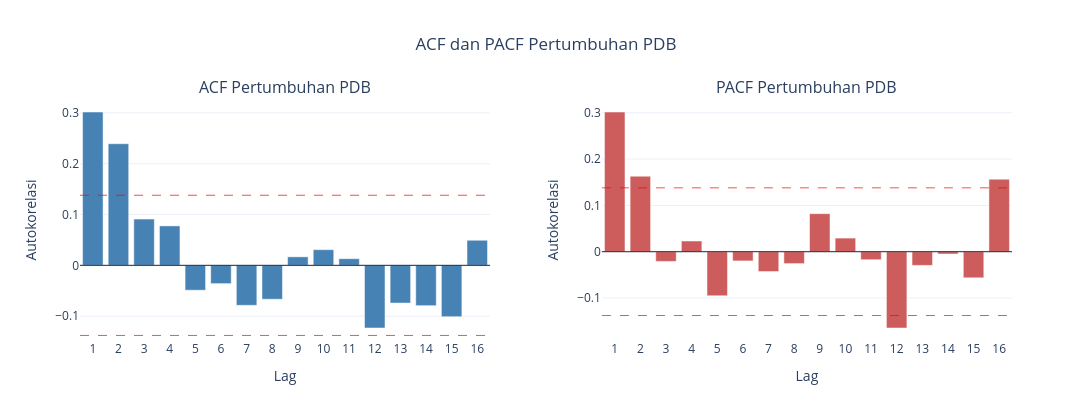

Notebook cell for this chart:
### Markdown cell above
---
## 4. Mengamati Grafik ACF dan PACF

Setelah deret stasioner, struktur ketergantungannya dibaca dari dua grafik:

- **ACF** $\rho_k$: korelasi antara $y_t$ dan $y_{t-k}$ (termasuk pengaruh tidak langsung lewat lag di antaranya).
- **PACF** $\phi_{kk}$: korelasi antara $y_t$ dan $y_{t-k}$ **setelah** pengaruh lag 1, …, k−1 dihilangkan.

Pita biru adalah batas signifikansi kira-kira $\pm 1{,}96/\sqrt{T}$. Yang diperhatikan: lag mana yang **signifikan**, apakah pola
**terpotong** (*cut off*, tiba-tiba masuk pita) atau **meluruh** (*tails off*, berkurang perlahan/sinusoidal), dan — untuk data
musiman — perilaku di lag **m, 2m, 3m**.

### 4.1 Pertumbuhan PDB riil AS

### Code cell
import numpy as np
import plotly.graph_objects as go
from plotly.subplots import make_subplots
from statsmodels.tsa.stattools import acf, pacf

# Menghitung ACF dan PACF
lags = 16
acf_values = acf(gdp_g, nlags=lags)
pacf_values = pacf(gdp_g, nlags=lags, method='ywm')

# Pita signifikansi 95%
band = 1.96 / np.sqrt(len(gdp_g))

# Lag
lag_values = np.arange(1, lags + 1)

# Membuat subplot
fig = make_subplots(
    rows=1, cols=2,
    subplot_titles=[
        'ACF Pertumbuhan PDB',
        'PACF Pertumbuhan PDB'
    ],
    horizontal_spacing=0.12
)

# ACF
fig.add_trace(
    go.Bar(
        x=lag_values,
        y=acf_values[1:],
        name='ACF',
        marker_color='steelblue',
        hovertemplate='Lag: %{x}<br>ACF: %{y:.3f}<extra></extra>'
    ),
    row=1, col=1
)

# PACF
fig.add_trace(
    go.Bar(
        x=lag_values,
        y=pacf_values[1:],
        name='PACF',
        marker_color='indianred',
        hovertemplate='Lag: %{x}<br>PACF: %{y:.3f}<extra></extra>'
    ),
    row=1, col=2
)

# Garis referensi nol dan pita signifikansi
for col in [1, 2]:
    fig.add_hline(
        y=0, line_color='black',
        line_width=0.8, row=1, col=col
    )

    for batas in [band, -band]:
        fig.add_hline(
            y=batas,
            line_dash='dash',
            line_color='red',
            line_width=1,
            opacity=0.7,
            row=1, col=col
        )

    fig.update_xaxes(
        title_text='Lag',
        tickmode='linear',
        dtick=1,
        row=1, col=col
    )

    fig.update_yaxes(
        title_text='Autokorelasi',
        row=1, col=col
    )

fig.update_layout(
    title=dict(
        text='ACF dan PACF Pertumbuhan PDB',
        x=0.5
    ),
    template='plotly_white',
    height=420,
    width=1100,
    showlegend=False,
    hovermode='x unified'
)

fig.show()

# Ringkasan ACF dan PACF lag 1–4
print(
    'ACF lag 1–4 :',
    acf_values[1:5].round(3),
    '| PACF lag 1–4:',
    pacf_values[1:5].round(3),
    f'| pita ±{band:.3f}'
)

### Figure 1 — Plotly figure (JSON) as saved in the notebook; plotly's stock layout.template omitted (floating-point values rounded to 4 significant figures)
{"data": [{"hovertemplate": "Lag: %{x}<br>ACF: %{y:.3f}<extra></extra>", "marker": {"color": "steelblue"}, "name": "ACF", "type": "bar", "x": [1, 2, 3, 4, 5, 6, 7, 8, 9, 10, 11, 12, 13, 14, 15, 16], "xaxis": "x", "y": [0.3017, 0.2393, 0.09102, 0.07762, -0.0489, -0.03598, -0.07863, -0.06665, 0.01678, 0.03085, 0.01312, -0.1232, -0.07417, -0.07934, -0.1009, 0.04938], "yaxis": "y"}, {"hovertemplate": "Lag: %{x}<br>PACF: %{y:.3f}<extra></extra>", "marker": {"color": "indianred"}, "name": "PACF", "type": "bar", "x": [1, 2, 3, 4, 5, 6, 7, 8, 9, 10, 11, 12, 13, 14, 15, 16], "xaxis": "x2", "y": [0.3017, 0.1631, -0.02103, 0.02303, -0.09535, -0.01996, -0.04288, -0.02576, 0.08213, 0.02935, -0.01738, -0.1648, -0.02961, -0.005062, -0.05643, 0.1566], "yaxis": "y2"}], "layout": {"annotations": [{"font": {"size": 16}, "showarrow": false, "text": "ACF Pertumbuhan PDB", "x": 0.22, "xanchor": "center", "xref": "paper", "y": 1, "yanchor": "bottom", "yref": "paper"}, {"font": {"size": 16}, "showarrow": false, "text": "PACF Pertumbuhan PDB", "x": 0.78, "xanchor": "center", "xref": "paper", "y": 1, "yanchor": "bottom", "yref": "paper"}], "height": 420, "hovermode": "x unified", "shapes": [{"line": {"color": "black", "width": 0.8}, "type": "line", "x0": 0, "x1": 1, "xref": "x domain", "y0": 0, "y1": 0, "yref": "y"}, {"line": {"color": "red", "dash": "dash", "width": 1}, "opacity": 0.7, "type": "line", "x0": 0, "x1": 1, "xref": "x domain", "y0": 0.1379, "y1": 0.1379, "yref": "y"}, {"line": {"color": "red", "dash": "dash", "width": 1}, "opacity": 0.7, "type": "line", "x0": 0, "x1": 1, "xref": "x domain", "y0": -0.1379, "y1": -0.1379, "yref": "y"}, {"line": {"color": "black", "width": 0.8}, "type": "line", "x0": 0, "x1": 1, "xref": "x2 domain", "y0": 0, "y1": 0, "yref": "y2"}, {"line": {"color": "red", "dash": "dash", "width": 1}, "opacity": 0.7, "type": "line", "x0": 0, "x1": 1, "xref": "x2 domain", "y0": 0.1379, "y1": 0.1379, "yref": "y2"}, {"line": {"color": "red", "dash": "dash", "width": 1}, "opacity": 0.7, "type": "line", "x0": 0, "x1": 1, "xref": "x2 domain", "y0": -0.1379, "y1": -0.1379, "yref": "y2"}], "showlegend": false, "title": {"text": "ACF dan PACF Pertumbuhan PDB", "x": 0.5}, "width": 1100, "xaxis": {"anchor": "y", "domain": [0, 0.44], "dtick": 1, "tickmode": "linear", "title": {"text": "Lag"}}, "xaxis2": {"anchor": "y2", "domain": [0.56, 1], "dtick": 1, "tickmode": "linear", "title": {"text": "Lag"}}, "yaxis": {"anchor": "x", "domain": [0, 1], "title": {"text": "Autokorelasi"}}, "yaxis2": {"anchor": "x2", "domain": [0, 1], "title": {"text": "Autokorelasi"}}}}
